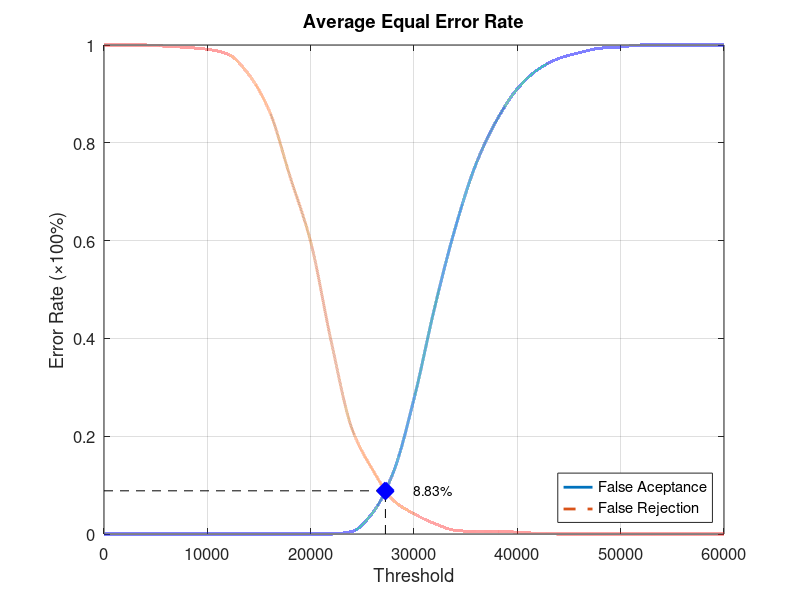
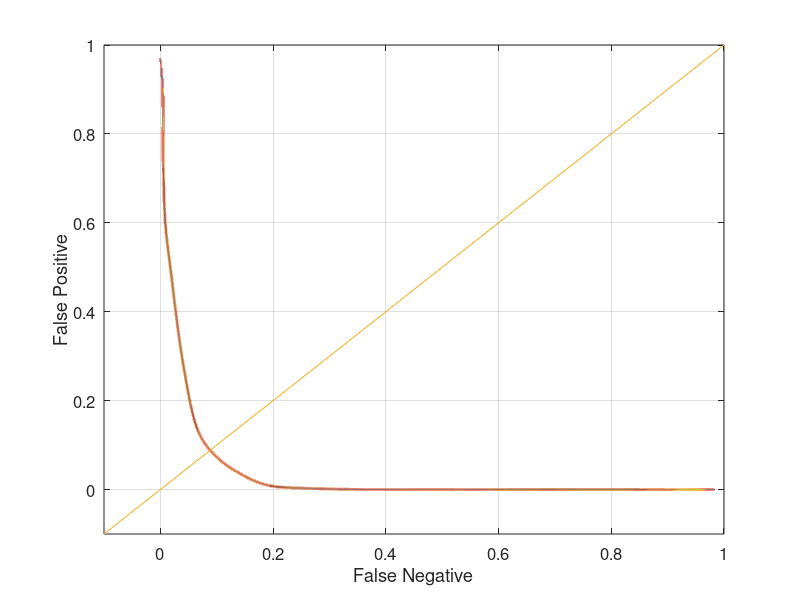

These figures' MATLAB source, in order:
function yEER = Experiment5Average
close all;
clear;
clc;
x = 0:2000:60000;
xq = 0:0.5:60000;

y0 = [0 0 0 0 0 0 0 0 0 0 0 0 0.00526316 0.043421 0.126316 0.276316 0.463158 0.626316 0.756579 0.846053 0.910526 0.95 0.972368 0.98421 0.993421 0.996053 1 1 1 1 1];
yy0 = interp1(x, y0, xq, 'pchip');
y1 = [1 1 1 0.9975 0.995 0.99125 0.98125 0.94 0.865 0.73125 0.5975 0.3925 0.215 0.13125 0.06875 0.04125 0.02125 0.0075 0.005 0.005 0.00375 0.00125 0 0 0 0 0 0 0 0 0];
yy1 = interp1(x, y1, xq, 'pchip');

% Calculating EER: 
y2 = abs(y0 - y1);
find(y2 == min(y2))
yy2 = abs(yy0 - yy1);
xEER = find(yy2 == min(yy2));
xEERIndex = xq(xEER) % X-axis EER
yEER = yy0(xEER) % Y-axis EER

main = figure
plot(xq, yy0,'-','LineWidth', 2);	hold on
plot(xq, yy1,'--','LineWidth', 2);	hold on
plot([xEERIndex xEERIndex], [0 yEER], 'k--');	hold on
plot([0 xEERIndex], [yEER yEER], 'k--');	hold on
plot(xEERIndex, yEER, 'bx', 'LineWidth', 10);	hold on
text(xEERIndex + 10 * xEERIndex / 100, yEER, [num2str(round((10000 * yEER)) / 100) '%'])
legend('False Aceptance', 'False Rejection', 'Location', 'SouthEast')
xlabel('Threshold')
ylabel('Error Rate (\times100%)')
title('Average Equal Error Rate')
set(gca, 'FontSize', 12)
axis([0 60000 0 1])
grid on

print(main, 'Experiment5AverageMain', '-dpng');
FNRxFPR = figure('Color', [1 1 1]);
plot(yy1, yy0, '-', yy1, yy0, 'LineWidth', 2);
hold on
y = -0.1:0.1:1
plot(y, y); 
set(gca, 'FontSize', 12)
xlabel('False Negative')
ylabel('False Positive')
axis([-0.1 1 -0.1 1])
set(gca, 'FontSize', 12)
grid on

print(FNRxFPR, 'Experiment5AverageFNRxFPR','-dpng');
end
